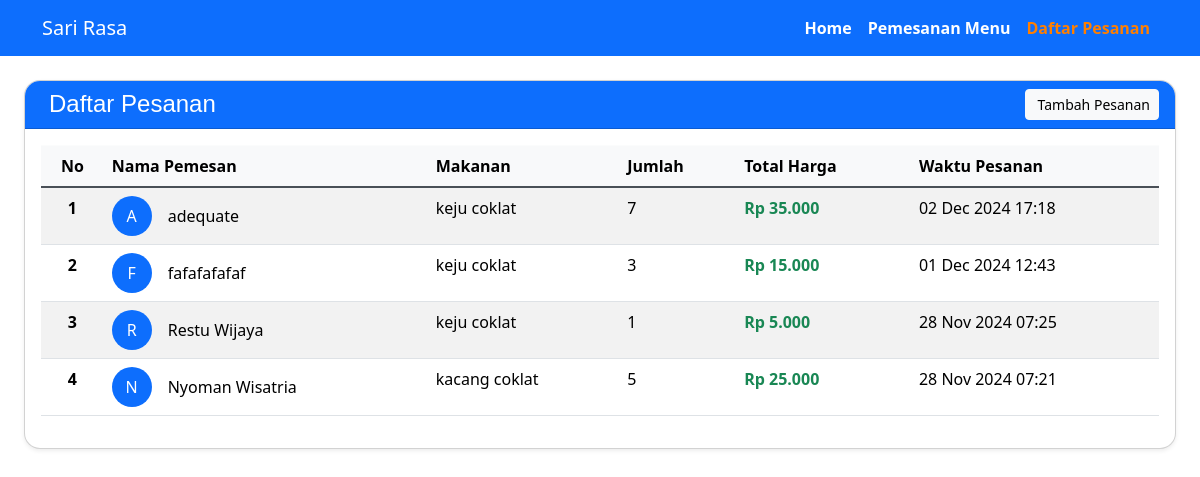
The app's page /daftar-pesanan.php with its own data.
### tables this page shows
CREATE TABLE `tbl_pesanan` (
  `id` int(100) NOT NULL,
  `nama` varchar(50) DEFAULT NULL,
  `makanan` varchar(50) DEFAULT NULL,
  `jumlah_pesanan` int(11) NOT NULL,
  `total_harga` int(11) NOT NULL,
  `waktu_pesanan` timestamp NOT NULL DEFAULT current_timestamp(),
  `created_at` timestamp NOT NULL DEFAULT current_timestamp()
);

### daftar-pesanan.php (the view, shortened to what this page needs)
<?php
$title = "Daftar Pesanan";
include "config/connection.php";
include "layout/_header.php";
$query = mysqli_query($conn, "SELECT * FROM tbl_pesanan ORDER BY id DESC");
?>
<div class="container-fluid px-4 py-4">
    <div class="card shadow-sm rounded-4">
        <div class="card-header bg-primary text-white d-flex justify-content-between align-items-center">
            <h4 class="mb-0">
                <i class="fas fa-list-alt me-2"></i>Daftar Pesanan
            </h4>
            <a href="pemesanan_menu.php" class="btn btn-light btn-sm">
                <i class="fas fa-plus me-1"></i>Tambah Pesanan
            </a>
        </div>
        <div class="card-body">
            <div class="table-responsive">
                <table class="table table-hover table-striped">
                    <thead class="table-light">
                        <tr>
                            <th class="text-center">No</th>
                            <th>Nama Pemesan</th>
                            <th>Makanan</th>
                            <th>Jumlah</th>
                            <th>Total Harga</th>
                            <th>Waktu Pesanan</th>
                        </tr>
                    </thead>
                    <tbody>
                        <?php
                        $i = 1;
                        while ($data = mysqli_fetch_assoc($query)) {
                        ?>
                        <tr>
                            <td class="text-center fw-bold"><?= htmlspecialchars($i++) ?></td>
                            <td>
                                <div class="d-flex align-items-center">
                                    <div class="rounded-circle bg-primary text-white me-3 d-flex align-items-center justify-content-center" style="width: 40px; height: 40px;">
                                        <?= strtoupper(substr(htmlspecialchars($data['nama']), 0, 1)) ?>
                                    </div>
                                    <?= htmlspecialchars($data['nama']) ?>
                                </div>
                            </td>
                            <td><?= htmlspecialchars($data['makanan']) ?></td>
                            <td><?= htmlspecialchars($data['jumlah_pesanan']) ?></td>
                            <td class="text-success fw-bold">Rp <?= number_format(htmlspecialchars($data['total_harga']), 0, ',', '.') ?></td>
                            <td><?= htmlspecialchars(date('d M Y H:i', strtotime($data['waktu_pesanan']))) ?></td>
                        </tr>
                        <?php } ?>
                    </tbody>
                </table>
            </div>
        </div>
    </div>
</div>

### layout/_header.php (shortened to what this page needs)
<!doctype html>
<html lang="en">
<head>
    <link rel="stylesheet" href="assets/vendors/themify-icons/css/themify-icons.css">
    <link rel="stylesheet" href="assets/vendors/animate/animate.css">
    <link rel="stylesheet" href="assets/css/foodhut.css">
    <link href="https://cdn.jsdelivr.net/npm/bootstrap@5.3.3/dist/css/bootstrap.min.css" rel="stylesheet">
</head>
<body>
    <nav class="navbar navbar-expand-lg bg-primary navbar-dark">
        <div class="container">
            <a class="navbar-brand" href="#">Sari Rasa</a>
            <div class="collapse navbar-collapse" id="navbarNav">
                <ul class="navbar-nav ms-auto">
                    <li class="nav-item">
                        <a class="nav-link <?= $title == 'Aplikasi Kasir' ? 'active' : '' ?>" href="index.php">Home</a>
                    </li>
                    <li class="nav-item">
                        <a class="nav-link <?= $title == 'Pemesanan Menu' ? 'active' : '' ?>" href="pemesanan_menu.php">Pemesanan Menu</a>
                    </li>
                    <li class="nav-item">
                        <a class="nav-link <?= $title == 'Daftar Pesanan' ? 'active' : '' ?>" href="daftar-pesanan.php">Daftar Pesanan</a>
                    </li>
                </ul>
            </div>
        </div>
    </nav>

### records on screen
tbl_pesanan: nama "A", nama "adequate", makanan "keju coklat", jumlah_pesanan "7", total_harga "35.000", waktu_pesanan "02 Dec 2024 17:18"
tbl_pesanan: nama "F", nama "fafafafafaf", makanan "keju coklat", jumlah_pesanan "3", total_harga "15.000", waktu_pesanan "01 Dec 2024 12:43"
tbl_pesanan: nama "R", nama "Restu Wijaya", makanan "keju coklat", jumlah_pesanan "1", total_harga "5.000", waktu_pesanan "28 Nov 2024 07:25"
tbl_pesanan: nama "N", nama "Nyoman Wisatria", makanan "kacang coklat", jumlah_pesanan "5", total_harga "25.000", waktu_pesanan "28 Nov 2024 07:21"
